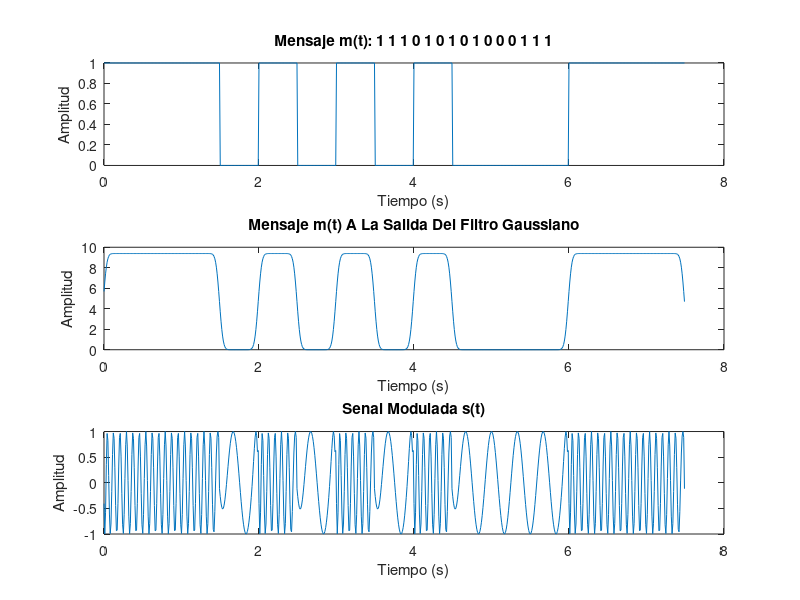

Source code (MATLAB):
%--------------------------------------------
% Tecnologico de Costa Rica 
% Escuela de Ingenieria en Electronica
%
% Taller de Comunicaciones Electricas
% Profesor:Ing. Francisco Navarro Henriquez. M.Sc, MBA
%
% Proyecto: Modelado de un sistema RF con correccion y deteccion
% de errores para una aplicacion medica mediante un SoC
% nRF52832 Nordic Semiconductor
%
% Modulador (mod.m):
% Este bloque se encarga de tomar la informacion proveniente del
% codificador y aplicar la modulacion necesaria para transmitir a traves de
% la antena.
%--------------------------------------------



%--------------------------------------------
% INICIO TIEMPO DE EJECUCION:
% El siguiente fragmento inicia el cronometro para medir el tiempo que dura la moduacion
%--------------------------------------------
tic;     %Se inicia el temporizador
%--------------------------------------------



%--------------------------------------------
% DATO O SYMBOLO DE PRUEBA:
% Se tomara una cadena aleatoria de bits para comparar
% la senal modulada obtenida y la esperada para verificar si hay
% incongruencias.
%--------------------------------------------
data = [1 1 1 0 1 0 1 0 1 0 0 0 1 1 1];
%--------------------------------------------


%--------------------------------------------
% FORMA DE ONDA TEMPORAL:
% Lo primera es mapear la cadena de bits a una senal en el dominio del
% tiempo
%--------------------------------------------
% Vector De Tiempo
f_s = 100;     %Frecuencia de sampleo
t_b = 0.5;     %Tiempo de bit
t = 0 : 1/f_s : (length(data)*t_b - 1/f_s);     %Tiempo 

% Senal Mensaje m(t) De Tipo NRZ Unipolar
m_t = [];      %Senal de mensaje m(t)
i = 1; % Auxiliar
while true
    if i > length(data)    %Condicion de parada
        break;
    end
    if data(i) == 1     %Tren de pulso para los 1's
        m_t = [m_t ones(1, t_b*f_s)];
    else     %Tren de zeros para los 0's
        m_t = [m_t zeros(1, t_b*f_s)];
    end
    i = i + 1;
end
%--------------------------------------------



%--------------------------------------------
% MODULACION GFSK:
% Para esto es necesario hacer pasar la senal m(t) por el filtro gausseano
% y posteriormente realizar una modulacion FSK corriente
%--------------------------------------------
%Filtro Gausseano
sigma = 100;     %Desviacion Estandar del filtro
gaussian_filter = gausswin(length(m_t), sigma);     %Ventana gaussiana

%Aplicacion Del Filtro Gaussiano Al Mensaje m(t)
m_t_filtered = conv(m_t, gaussian_filter, 'same');

%Modulacion FSK
u = max(m_t_filtered)/2;     %Umbral para saber cual frecuencia usar
a = 0.35;     %Indice de modulacion
f_c0 = 3;     %Frecuencia para 0's
f_c1 = 12;     %Frecuencia para 1's
s_t = []*7500;     %Senal modulada s(t)
for i=1 : length(m_t_filtered)
    if m_t_filtered(i) < u
        s_t(i) = cos(2*pi*f_c0*t(i) + a*m_t_filtered(i));     %FSK para 0's
    else
        s_t(i) = cos(2*pi*f_c1*t(i) + a*m_t_filtered(i));     %FSK para 1's
    end
end
%--------------------------------------------



%--------------------------------------------
% FIN TIEMPO DE EJECUCION:
% Aqui se contabiliza canto duro la modulacion
%--------------------------------------------
t_mod = toc;     %Se detiene el temporizador
fprintf('La modulacion duro %.4f segundos.\n', t_mod);
%--------------------------------------------



%--------------------------------------------
% VISUALIZACION DE RESULTADOS:
% A continuacion se plotean las senales m_t (mensaje), 
% m_t_filtered (senal a la salida del filtro gaussiano), s_t (senal modulada)
%--------------------------------------------
figure;      %Ventana

subplot(3, 1, 1);     % Grafica de m_t
plot(t, m_t);
title('Mensaje m(t): 1 1 1 0 1 0 1 0 1 0 0 0 1 1 1');
xlabel('Tiempo (s)');
ylabel('Amplitud');

subplot(3, 1, 2);     % Grafica de m_t_filtered
plot(t, m_t_filtered);
title('Mensaje m(t) A La Salida Del Filtro Gaussiano');
xlabel('Tiempo (s)');
ylabel('Amplitud');

subplot(3, 1, 3);     % Grafica de gaussian_filter
plot(t, s_t);
title('Senal Modulada s(t)');
xlabel('Tiempo (s)');
ylabel('Amplitud');
%--------------------------------------------

